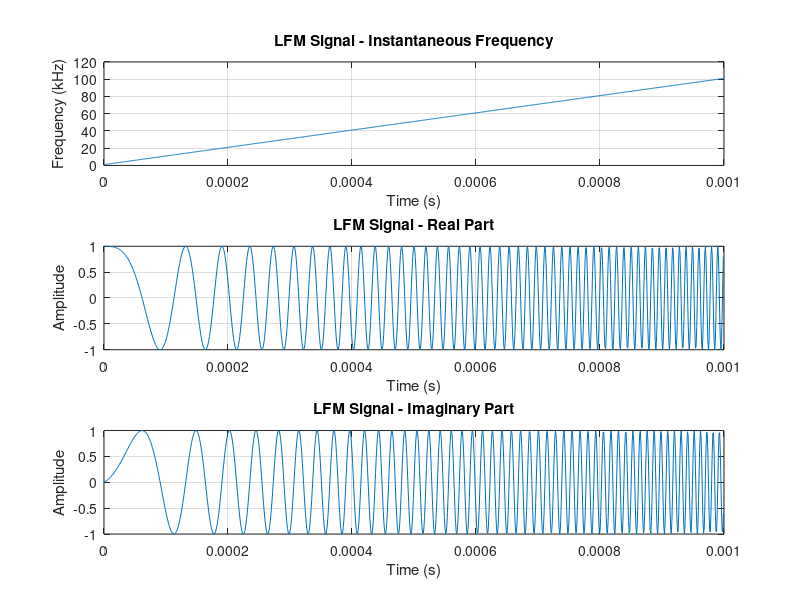
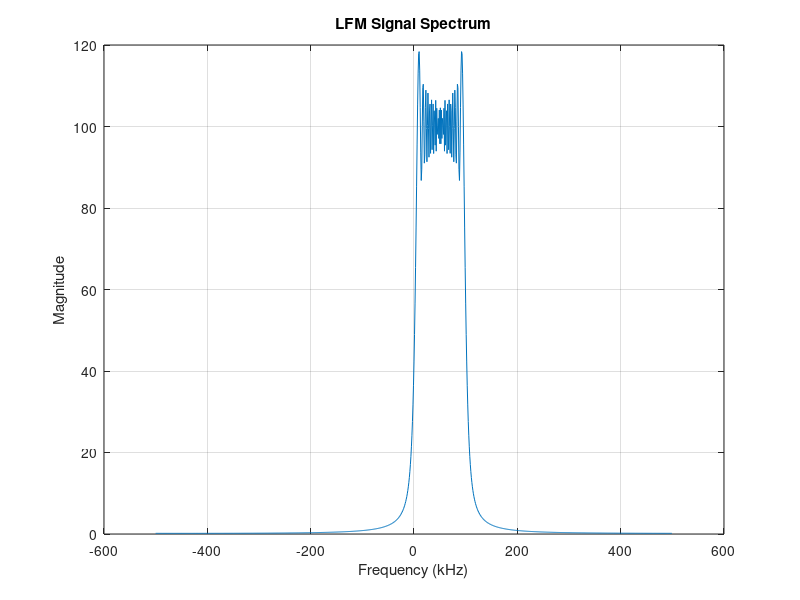

These figures' MATLAB source, in order:
% LFM 파형 생성
% 파라미터 설정
fs = 1e6;            % 샘플링 주파수 (1 MHz)
T_s = 1e-3;          % Sweep Time (1 ms)
B = 1e5;             % 대역폭 (100 kHz)
f_start = 1e3;       % 시작 주파수 (1 kHz)
t = 0:1/fs:T_s-1/fs; % 시간 벡터

% LFM 신호 생성
k = B / T_s;         % 주파수 변화율 (slope)
f_t = f_start + k * t; % 순간 주파수 (time-dependent frequency)
lfm_signal = exp(1j * 2 * pi * (f_start * t + (k/2) * t.^2));

% 실수 및 복소 신호 분리
lfm_real = real(lfm_signal);
lfm_imag = imag(lfm_signal);

% 그래프 출력
figure;
subplot(3,1,1);
plot(t, f_t/1e3); % 주파수 변화 시각화 (kHz)
title('LFM Signal - Instantaneous Frequency');
xlabel('Time (s)');
ylabel('Frequency (kHz)');

grid on;

subplot(3,1,2);
plot(t, lfm_real);
title('LFM Signal - Real Part');
xlabel('Time (s)');
ylabel('Amplitude');
grid on;

subplot(3,1,3);
plot(t, lfm_imag);
title('LFM Signal - Imaginary Part');
xlabel('Time (s)');
ylabel('Amplitude');
grid on;

% 주파수 스펙트럼 확인
L = length(lfm_signal);
frequencies = (-L/2:L/2-1)*(fs/L); % 주파수 축
y_fft = fftshift(fft(lfm_signal));

figure;
plot(frequencies/1e3, abs(y_fft));
title('LFM Signal Spectrum');
xlabel('Frequency (kHz)');
ylabel('Magnitude');
grid on;
